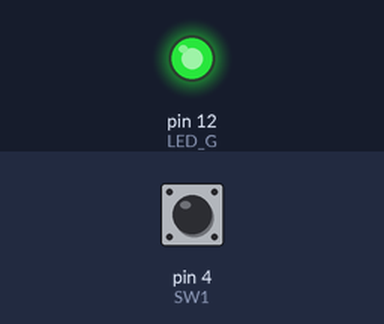
Recording of a sketch running on a simulated Arduino Uno, built with avr-gcc and run on an emulated ATmega328P. On the bench: output pins drawn as LEDs (lit = HIGH). The test bench sets the inputs (shaded band); at power-on: pin 4 (SW1) HIGH.

Above: at 1.2 s.
1.3 s: pin 4 (SW1) pulled LOW for 0.15 s
At 1.4 s:
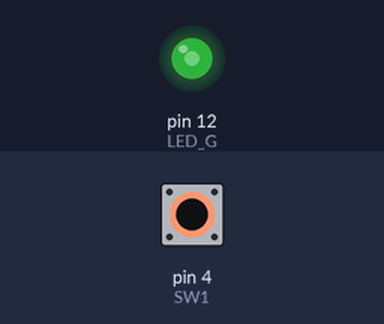
3.0 s: pin 4 (SW1) pulled LOW for 1 s
At 4.6 s:
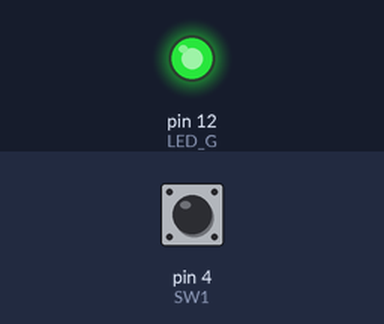
5.5 s: pin 4 (SW1) pulled LOW for 0.15 s
At 5.67 s:
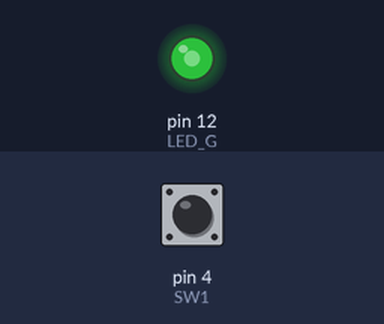
7.1 s: pin 4 (SW1) pulled LOW for 3.2 s
At 8.2 s:
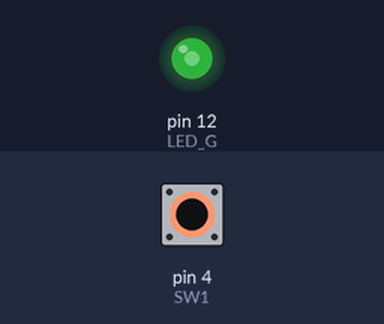
Timing chart, 0 to 11.8 s (numbered marks = the images above; inputs shaded):
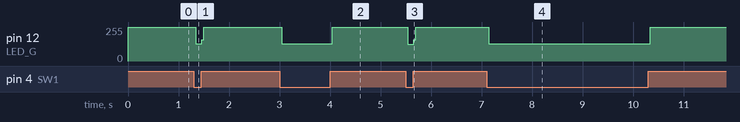

Measured:
- after the input at 1.3 s, pin 12 (LED_G): 255/255 → 129/255 at once, → 255/255 0.12 s later
- after the input at 3.0 s, pin 12 (LED_G): 255/255 → 129/255 at once, → 255/255 1.0 s later
- after the input at 5.5 s, pin 12 (LED_G): 255/255 → 126/255 at once, → 255/255 0.12 s later
- after the input at 7.1 s, pin 12 (LED_G): 255/255 → 129/255 at once, → 255/255 3.2 s later

The sketch:

L02b-Button.ino
```cpp
/** Lekce 2 - Tlačítka
 *
 */

// definice pinů ESP8266 na které jsou připojeny tlačítka
#define SW1 4
#define SW2 5
#define LED_G 12

bool led = HIGH;

void setup()
{
  pinMode(SW1, INPUT);
  pinMode(LED_G, OUTPUT);

  digitalWrite(LED_G, HIGH);
}

void loop()
{
  if (digitalRead(SW1) == LOW)
  {
    led = !led;
    digitalWrite(LED_G, led);
  }
}
```
